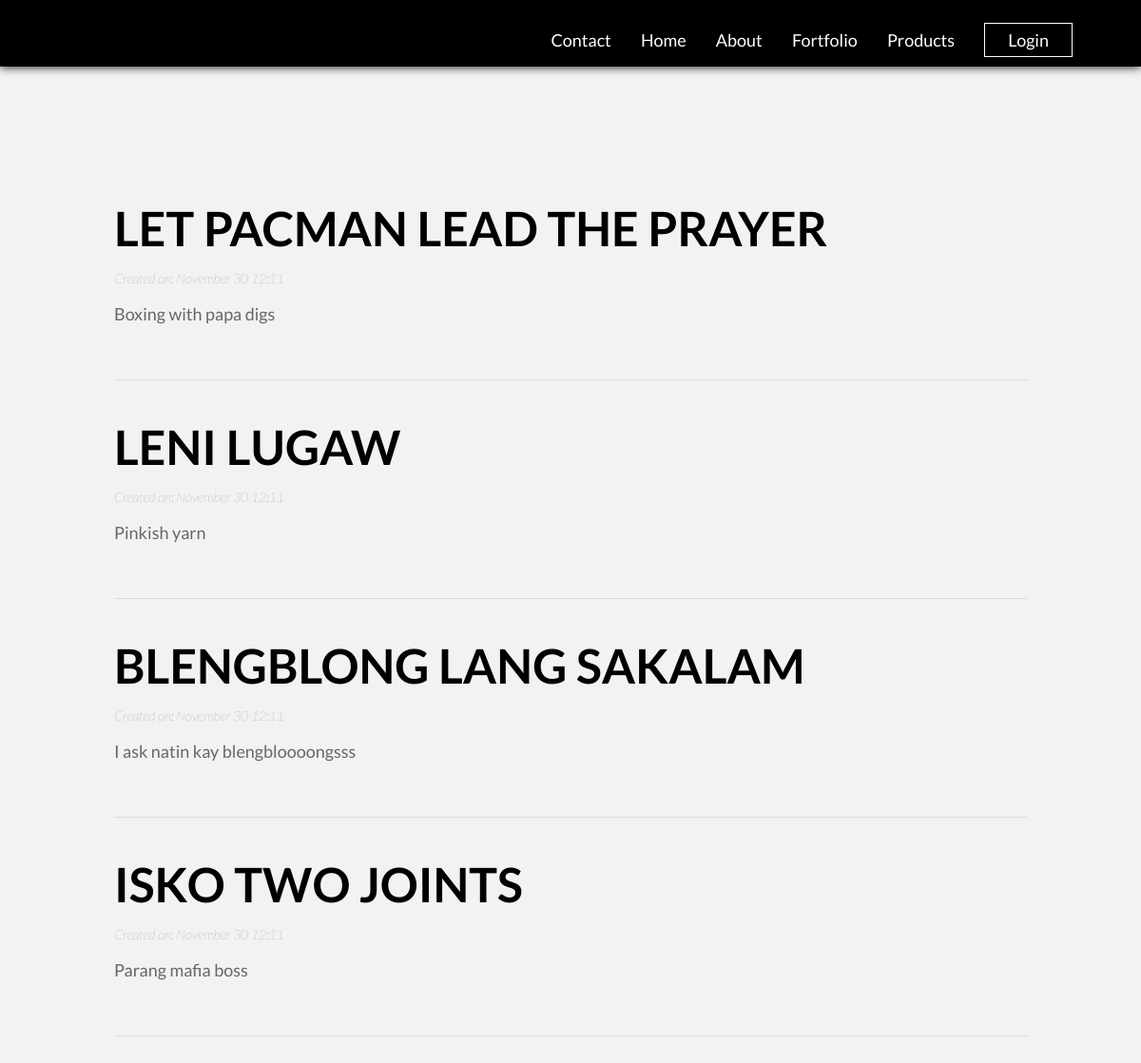
The page /posts on the database its author committed.
### tables this page shows
CREATE TABLE `post` (
  `id` int(11) NOT NULL,
  `user_id` int(11) NOT NULL,
  `title` varchar(255) NOT NULL,
  `body` text NOT NULL,
  `created_at` datetime NOT NULL
);

### app/controllers/Posts.php (called while the page is built, shortened)
<?php
class Posts extends Controller {
    public function __construct() {
        $this->postModel = $this->model('Post');
    }
    public function index() {
        $posts = $this->postModel->findAllPosts();
        $data = [
            'posts' => $posts
        ];
        $this->view('posts/index', $data);
    }
}

### app/libraries/Core.php (called while the page is built, shortened)
<?php
  class Core {
    protected $currentMethod = 'index';
    public function __construct(){
      $url = $this->getUrl();
      if($url != NULL){
      if(file_exists('../app/controllers/' . ucwords($url[0]). '.php')){
        unset($url[0]);
      }
    }
      $this->currentController = new $this->currentController;
      $this->params = $url ? array_values($url) : [];
      call_user_func_array([$this->currentController, $this->currentMethod], $this->params);
    }
    public function getUrl(){
      if(isset($_GET['url'])){
        $url = rtrim($_GET['url'], '/');
        $url = filter_var($url, FILTER_SANITIZE_URL);
        $url = explode('/', $url);
        return $url;
      }
    }
  }

### app/require.php (called while the page is built, shortened)
<?php
    require_once 'libraries/Core.php';
    require_once 'libraries/Controller.php';
    require_once 'libraries/Database.php';
    $init = new Core();

### public/index.php (called while the page is built)
<?php
    require_once '../app/require.php';

### app/libraries/Database.php (called while the page is built, shortened)
<?php
    class Database {
        private $dbHost = DB_HOST;
        private $dbUser = DB_USER;
        private $dbPass = DB_PASS;
        private $dbName = DB_NAME;
        private $statement;
        private $dbHandler;
        public function __construct() {
            $conn = 'mysql:host=' . $this->dbHost . ';dbname=' . $this->dbName;
            $options = array(
                PDO::ATTR_PERSISTENT => true,
                PDO::ATTR_ERRMODE => PDO::ERRMODE_EXCEPTION
            );
            try {
                $this->dbHandler = new PDO($conn, $this->dbUser, $this->dbPass, $options);
            } catch (PDOException $e) {
                $this->error = $e->getMessage();
                echo $this->error;
            }
        }
        public function query($sql) {
            $this->statement = $this->dbHandler->prepare($sql);
        }
        public function execute() {
            return $this->statement->execute();
        }
        public function resultSet() {
            $this->execute();
            return $this->statement->fetchAll(PDO::FETCH_OBJ);
        }
    }

### app/models/Post.php (called while the page is built, shortened)
<?php
class Post {
    private $db;
    public function __construct() {
        $this->db = new Database;
    }
    public function findAllPosts() {
        $this->db->query('SELECT * FROM post ORDER BY created_at ASC');
        $results = $this->db->resultSet();
        return $results;
    }
}

### app/views/posts/index.php (the view, shortened to what this page needs)
<?php
   require APPROOT . '/views/includes/head.php';
?>
<div class="navbar dark">
    <?php
       require APPROOT . '/views/includes/navigation.php';
    ?>
</div>
<div class="container">
    <?php foreach($data['posts'] as $post): ?>
        <div class="container-item">
            <h2>
                <?php echo $post->title; ?>
            </h2>
            <h3>
                <?php echo 'Created on: ' . date('F j h:m', strtotime($post->created_at)) ?>
            </h3>
            <p>
                <?php echo $post->body ?>
            </p>
        </div>
    <?php endforeach; ?>
</div>

### app/libraries/Controller.php (shortened to what this page needs)
<?php
    class Controller {
        public function view($view, $data = []) {
            if (file_exists('../app/views/' . $view . '.php')) {
                require_once '../app/views/' . $view . '.php';
            } else {
                die("View does not exists.");
            }
        }
    }

### app/views/includes/head.php (shortened to what this page needs)
<html>
<head>
    <link rel="stylesheet" href="<?php echo URLROOT ?>/public/css/style.css">
</head>
<body>

### app/views/includes/navigation.php (shortened to what this page needs)
<nav class="top-nav">
    <ul>
        <li>
            <?php if($_SESSION['role'] == "Admin" && isset($_SESSION['user_id'])) : ?>
                <a href="<?php echo URLROOT; ?>/admins">Home Service</a>
            <?php elseif($_SESSION['role'] == "Customer" && isset($_SESSION['user_id'])): ?>
                <a href="<?php echo URLROOT; ?>/customers">Booking Details</a>
            <?php else: ?>
                <a href="<?php echo URLROOT; ?>/contact">Contact</a>
            <?php endif; ?>
        </li>
        <li>
            <?php if($_SESSION['role'] == "Admin" && isset($_SESSION['user_id'])) : ?>
                <a href="<?php echo URLROOT; ?>/admins/customers">Customers</a>
            <?php elseif($_SESSION['role'] == "Customer" && isset($_SESSION['user_id'])): ?>
                <a href="<?php echo URLROOT; ?>/customers">Booking History</a>
            <?php else: ?>
                <a href="<?php echo URLROOT; ?>/index">Home</a>
            <?php endif; ?>
        </li>
        <li>
            <?php if($_SESSION['role'] == "Admin" && isset($_SESSION['user_id'])) : ?>
                <a href="<?php echo URLROOT; ?>/admins/services">Services</a>
            <?php elseif($_SESSION['role'] == "Customer" && isset($_SESSION['user_id'])): ?>
                <a href="<?php echo URLROOT; ?>/customers">Stylists</a>
            <?php else: ?>
                <a href="<?php echo URLROOT; ?>/about">About</a>
            <?php endif; ?>
        </li>
        <li>
            <?php if($_SESSION['role'] == "Admin" && isset($_SESSION['user_id'])) : ?>
                <a href="<?php echo URLROOT; ?>/admins">Feedbacks</a>
            <?php elseif($_SESSION['role'] == "Customer"): ?>
                <a href="<?php echo URLROOT; ?>/customers">Services</a>
            <?php else: ?>
                <a href="<?php echo URLROOT; ?>/projects">Fortfolio</a>
            <?php endif; ?>
        </li>
        <li>
            <?php if($_SESSION['role'] == "Admin" && isset($_SESSION['user_id'])) : ?>
                <a href="<?php echo URLROOT; ?>/posts">Add Products</a>
            <?php elseif($_SESSION['role'] == "Customer" && isset($_SESSION['user_id'])): ?>
                <a href="<?php echo URLROOT; ?>/customers">Feedbacks</a>
            <?php else: ?>
                <a href="<?php echo URLROOT; ?>/posts">Products</a>
            <?php endif; ?>
        </li>
        <li class="btn-login">
            <?php if(isset($_SESSION['user_id'])) : ?>
                <a href="<?php echo URLROOT; ?>/users/logout">Log out</a>
            <?php else : ?>
                <a href="<?php echo URLROOT; ?>/users/login">Login</a>
            <?php endif; ?>
        </li>
    </ul>
</nav>

### public/css/style.css (style rules this page uses)
html, body { height: 100%; width: 100%; padding: 0; margin: 0; top: 0; bottom: 0; font-family: 'Lato', sans-serif; background-color: #f2f2f2; }
a { text-decoration: none; }
h2 { font-size: 50px; margin: 0; }
h3 { font-size: 14px; color: #696969; font-weight: 100; font-style: italic; }
p { font-size: 18px; color: #666; }
.top-nav { display: block; }
.top-nav ul { margin: 0; padding: 0; position: absolute; right: 6%; top: 2%; }
.top-nav ul li { display: inline-block; margin-left: 28px; }
.top-nav ul li a { color: #ffffff; text-decoration: none; font-size: 18px; }
.btn-login { border: 1px solid #ffffff; padding: 6px 24px; }
.navbar { width: 100%; height: 70px; background-color: #1a1a1a; box-shadow: 0px 0px 10px #1a1a1a; }
.dark { background-color: #000000; box-shadow: 0px 0px 10px #000000; }
.container { margin: 0 auto; width: 80%; padding: 100px 0px; }
.container-item { border-bottom: 1px solid #dcdcdc; padding: 40px 0px; }
::placeholder { font-size: 14px; font-weight: 100; font-style: italic; }

### rows shown on the page
post: title "LET PACMAN LEAD THE PRAYER", created_at "November 30 12:11", body "Boxing with papa digs"
post: title "LENI LUGAW", created_at "November 30 12:11", body "Pinkish yarn"
post: title "BLENGBLONG LANG SAKALAM", created_at "November 30 12:11", body "I ask natin kay blengbloooongsss"
post: title "ISKO TWO JOINTS", created_at "November 30 12:11", body "Parang mafia boss"
